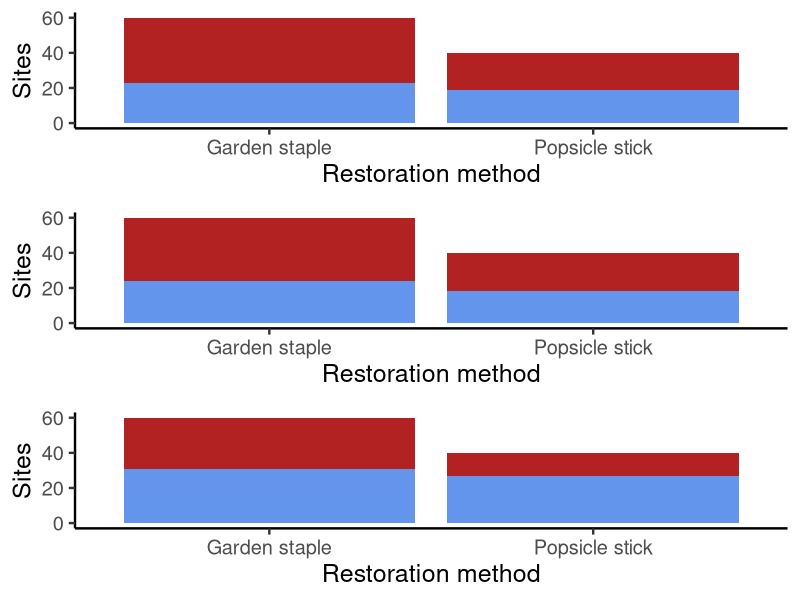
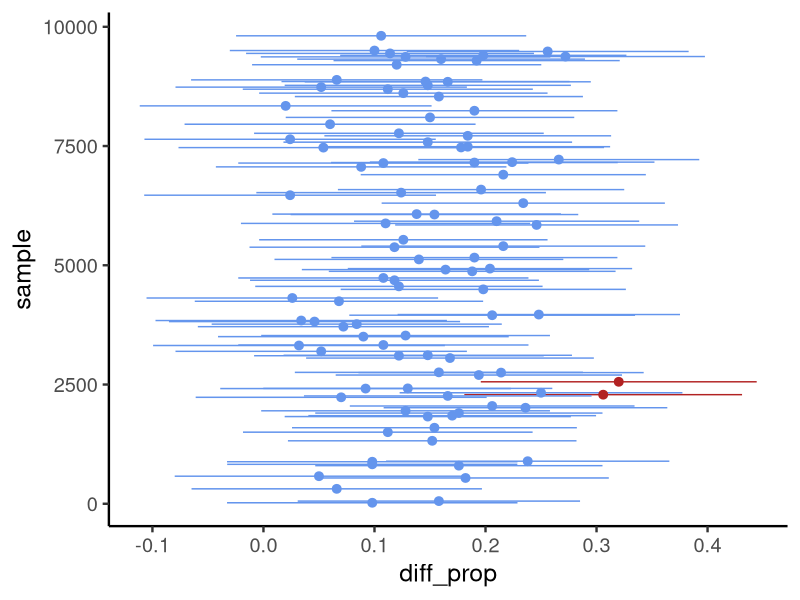
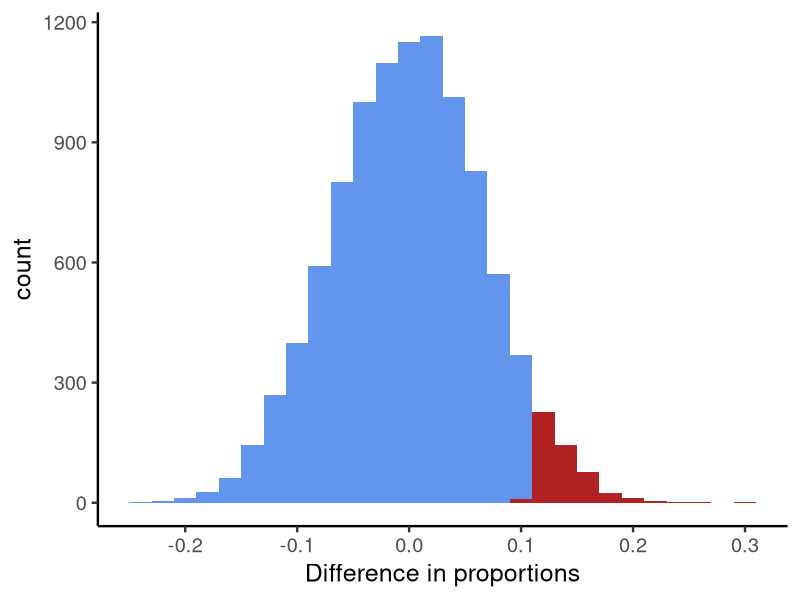
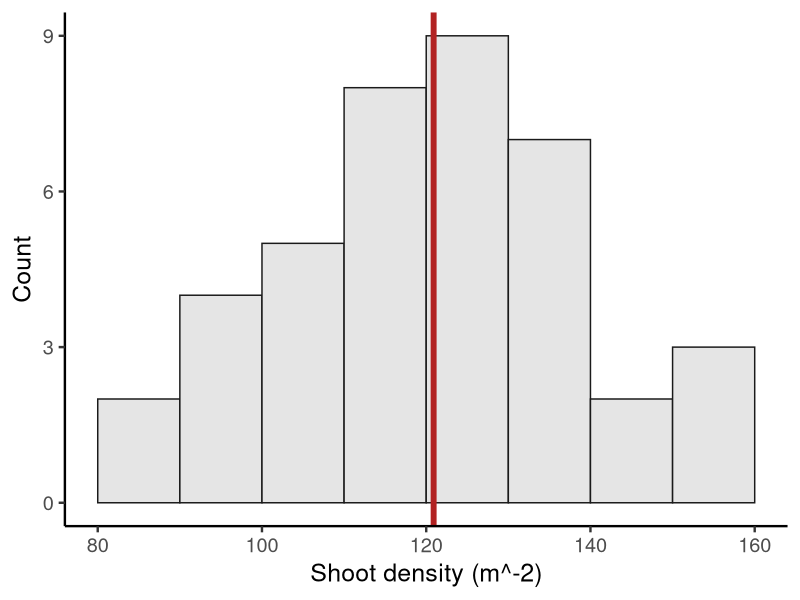
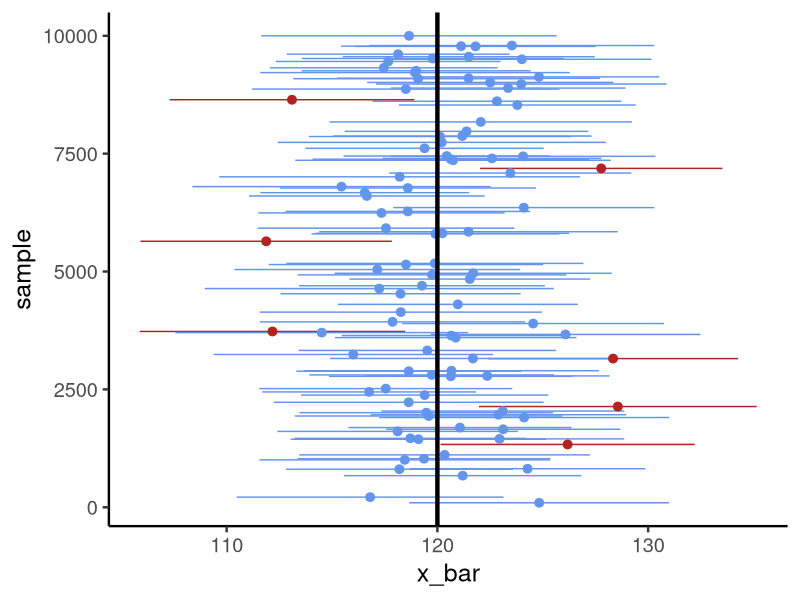
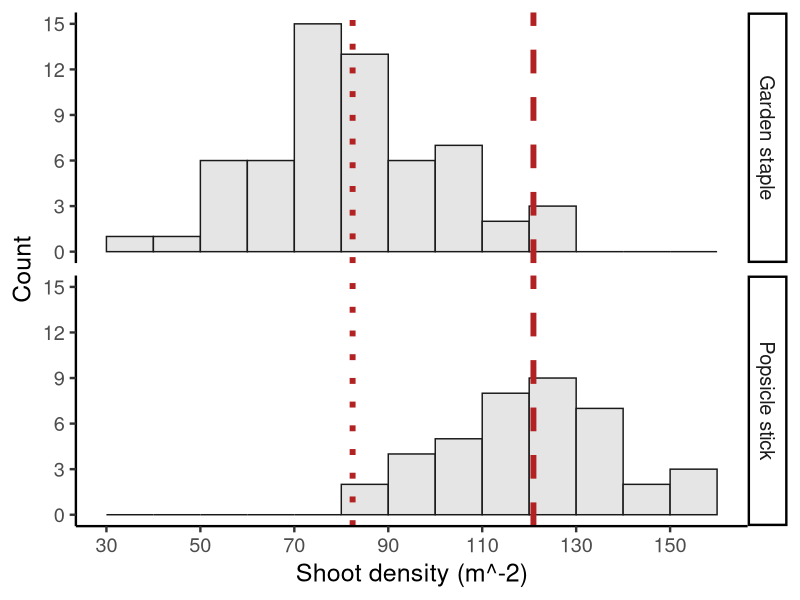
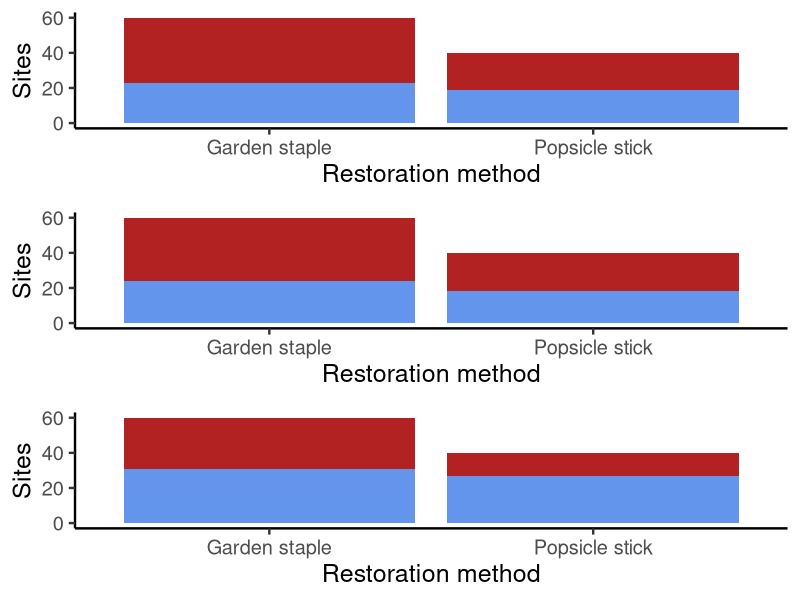
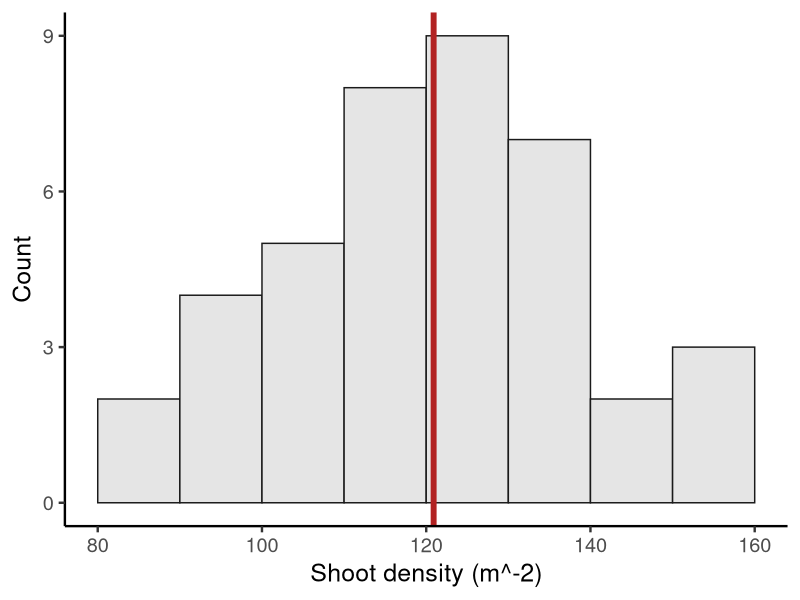

Write the R code that produced these figures, in order.
library(tidyverse)
theme_set(theme_classic(18))
set.seed(123)


# How to run a statistical "experiment" -----------------------------------

# This is the population:
p1 <- 0.42
p2 <- 0.55
n1 <- 60
n2 <- 40

# Here are three samples
plot_sample <- function() {
  x1 <- rbinom(1, size = n1, prob = p1)
  x2 <- rbinom(1, size = n2, prob = p2)
  rbind(
    tibble(treatment = "Garden staple", success = c(rep(1, x1), rep(0, n1 - x1))),
    tibble(treatment = "Popsicle stick", success = c(rep(1, x2), rep(0, n2 - x2)))
  ) %>% 
    mutate(success_fct = factor(success, labels = c("Fail", "Succeed"))) %>% 
    ggplot(aes(treatment, fill = success_fct)) +
    geom_bar() +
    scale_fill_manual(values = c("firebrick", "cornflowerblue")) +
    labs(x = "Restoration method",
         y = "Sites",
         fill = "Outcome") +
    theme(legend.position = "none")
}
cowplot::plot_grid(
  plot_sample(),
  plot_sample(),
  plot_sample(),
  ncol = 1
)
ggsave("course-materials/lecture-slides/scratch/week5/3samples.png",
       width = 4,
       height = 8,
       units = "in")

# This is the sampling distribution
ggplot()

# Claim: a 95% confidence interval contains the population parameter 95% of the time

# 1. Choose parameters and predictor
p1 <- 0.45
p2 <- 0.6
n1 <- 100
n2 <- 125

# 2. Simulate many samples
n_samples <- 1e4
x1 <- rbinom(n = n_samples,
             size = n1,
             prob = p1)
x2 <- rbinom(n = n_samples,
             size = n2,
             prob = p2)

# 3. Calculate statistic for each sample
p1_hat <- x1 / n1
p2_hat <- x2 / n2
diff_prop <- p2_hat - p1_hat

# 4. Calculate standard error for CI
se_diff_prop <- sqrt(p1_hat * (1 - p1_hat) / n1 + p2_hat * (1 - p2_hat) / n2)

# 5. Calculate CI for each sample
ci_95_lwr <- qnorm(0.025, mean = diff_prop, sd = se_diff_prop)
ci_95_upr <- qnorm(0.975, mean = diff_prop, sd = se_diff_prop)

# 6. Calculate coverage
covered <- ci_95_lwr <= p2 - p1 & p2 - p1 <= ci_95_upr
coverage <- mean(covered)
coverage

# 7. Visualize result
tibble(sample = 1:n_samples, 
       diff_prop, 
       ci_95_lwr, 
       ci_95_upr,
       covered = ci_95_lwr <= p2 - p1 & p2 - p1 <= ci_95_upr) %>% 
  sample_n(100) %>% 
  ggplot(aes(diff_prop, sample, xmin = ci_95_lwr, xmax = ci_95_upr, color = covered)) +
  geom_pointrange() +
  scale_color_manual(values = c(`FALSE` = "firebrick", `TRUE` = "cornflowerblue")) +
  theme(legend.position = "none")

# Claim: at alpha=0.05, p values reject the null hypothesis correctly 95% of the time

# 1. Choose parameters and predictor
p <- 0.5
n1 <- 100
n2 <- 125

# 2. Simulate many samples
n_samples <- 1e4
x1 <- rbinom(n = n_samples,
             size = n1,
             prob = p)
x2 <- rbinom(n = n_samples,
             size = n2,
             prob = p)

# 3. Calculate statistic for each sample
p1_hat <- x1 / n1
p2_hat <- x2 / n2
diff_prop <- p2_hat - p1_hat

# 4. Calculate standard error for null hypothesis
p_hat <- (x1 + x2) / (n1 + n2)
se_null <- sqrt(p_hat * (1 - p_hat) * (1 / n1 + 1 / n2))

# 5. Calculate p value
pval <- pnorm(diff_prop, mean = 0, sd = se_null, lower.tail = FALSE)
mean(pval <= 0.05)

# 6. Visualize result
tibble(diff_prop,
       reject = pval <= 0.05) %>% 
  ggplot(aes(diff_prop, fill = reject)) +
  geom_histogram(binwidth = 0.02) +
  scale_fill_manual(values = c(`FALSE` = "cornflowerblue", `TRUE` = "firebrick")) +
  labs(x = "Difference in proportions") +
  theme(legend.position = "none") 


# One sample mean ---------------------------------------------------------
set.seed(123)

mu <- 120
sigma <- 20
n <- 40

# Here is the sample
x <- rnorm(n, mu, sigma)
x_bar <- mean(x)
restoration_1mean <- tibble(
  shoot_density_m2 = x
)
ggplot(restoration_1mean, aes(shoot_density_m2)) +
  geom_histogram(binwidth = 10, 
                 boundary = 80, 
                 color = "grey10",
                 fill = "grey90") +
  geom_vline(xintercept = x_bar, color = "firebrick", linewidth = 2) +
  scale_x_continuous("Shoot density (m^-2)",
                     limits = c(80, 160),
                     breaks = seq(80, 160, by = 20)) +
  scale_y_continuous("Count",
                     breaks = seq(0, 12, by = 3))
ggsave("course-materials/lecture-slides/scratch/week5/1samplemean.png",
       width = 5,
       height = 5,
       units = "in")

# Claim: a 95% confidence interval contains the population parameter 95% of the time

# 1. Choose parameters and predictor
mu <- 120
sigma <- 20
n <- 40

# 2. Simulate many samples
n_samples <- 1e4
sim_sample <- function(i) rnorm(n, mu, sigma)
x <- map(1:1e4, sim_sample)

# 3. Calculate statistic for each sample
x_bar <- map_dbl(x, mean)

# 4. Calculate standard error for CI
se_mean <- map_dbl(x, sd) / sqrt(n)

# 5. Calculate CI for each sample
ci_95_lwr <- qnorm(0.025, mean = x_bar, sd = se_mean)
ci_95_upr <- qnorm(0.975, mean = x_bar, sd = se_mean)

# 6. Calculate coverage
covered <- ci_95_lwr <= mu & mu <= ci_95_upr
coverage <- mean(covered)
coverage

# 7. Visualize result
tibble(sample = 1:n_samples, 
       x_bar, 
       ci_95_lwr, 
       ci_95_upr,
       covered = ci_95_lwr <= mu & mu <= ci_95_upr) %>% 
  sample_n(100) %>% 
  ggplot(aes(x_bar, sample, xmin = ci_95_lwr, xmax = ci_95_upr, color = covered)) +
  geom_pointrange() +
  geom_vline(xintercept = mu, linewidth = 1.5) +
  scale_color_manual(values = c(`FALSE` = "firebrick", `TRUE` = "cornflowerblue")) +
  theme(legend.position = "none")


# Two sample difference in means ------------------------------------------

set.seed(123)

mu1 <- 120
mu2 <- 80
sigma <- 20
n1 <- 40
n2 <- 60

# Here is the sample
x1 <- rnorm(n1, mu1, sigma)
x_bar1 <- mean(x1)
x2 <- rnorm(n2, mu2, sigma)
x_bar2 <- mean(x2)
restoration_2means <- tibble(
  shoot_density_m2 = c(x1, x2),
  treatment = c(rep("Popsicle stick", n1), rep("Garden staple", n2))
)
ggplot(restoration_2means, aes(shoot_density_m2)) +
  geom_histogram(binwidth = 10, 
                 boundary = 80, 
                 color = "grey10",
                 fill = "grey90") +
  geom_vline(xintercept = x_bar1, 
             color = "firebrick", 
             linewidth = 2, 
             linetype = "dashed") +
  geom_vline(xintercept = x_bar2, 
             color = "firebrick", 
             linewidth = 2, 
             linetype = "dotted") +
  facet_grid(rows = vars(treatment)) +
  scale_x_continuous("Shoot density (m^-2)",
                     limits = c(30, 160),
                     breaks = seq(30, 160, by = 20)) +
  scale_y_continuous("Count",
                     breaks = seq(0, 15, by = 3))
ggsave("course-materials/lecture-slides/scratch/week5/2samplemean.png",
       width = 5,
       height = 5,
       units = "in")
